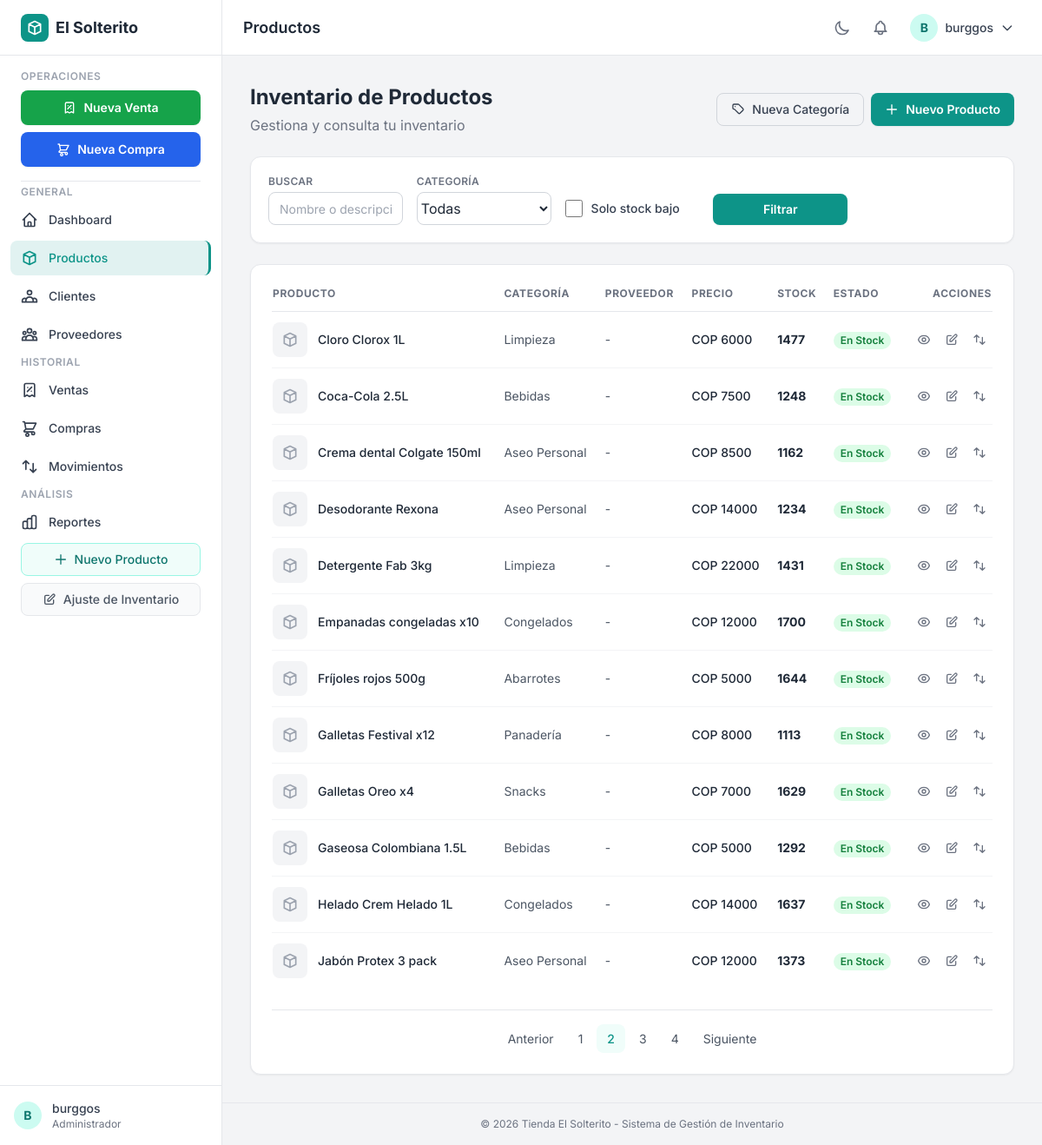
The page /productos/?page=2 (signed in) on the database as committed earlier.
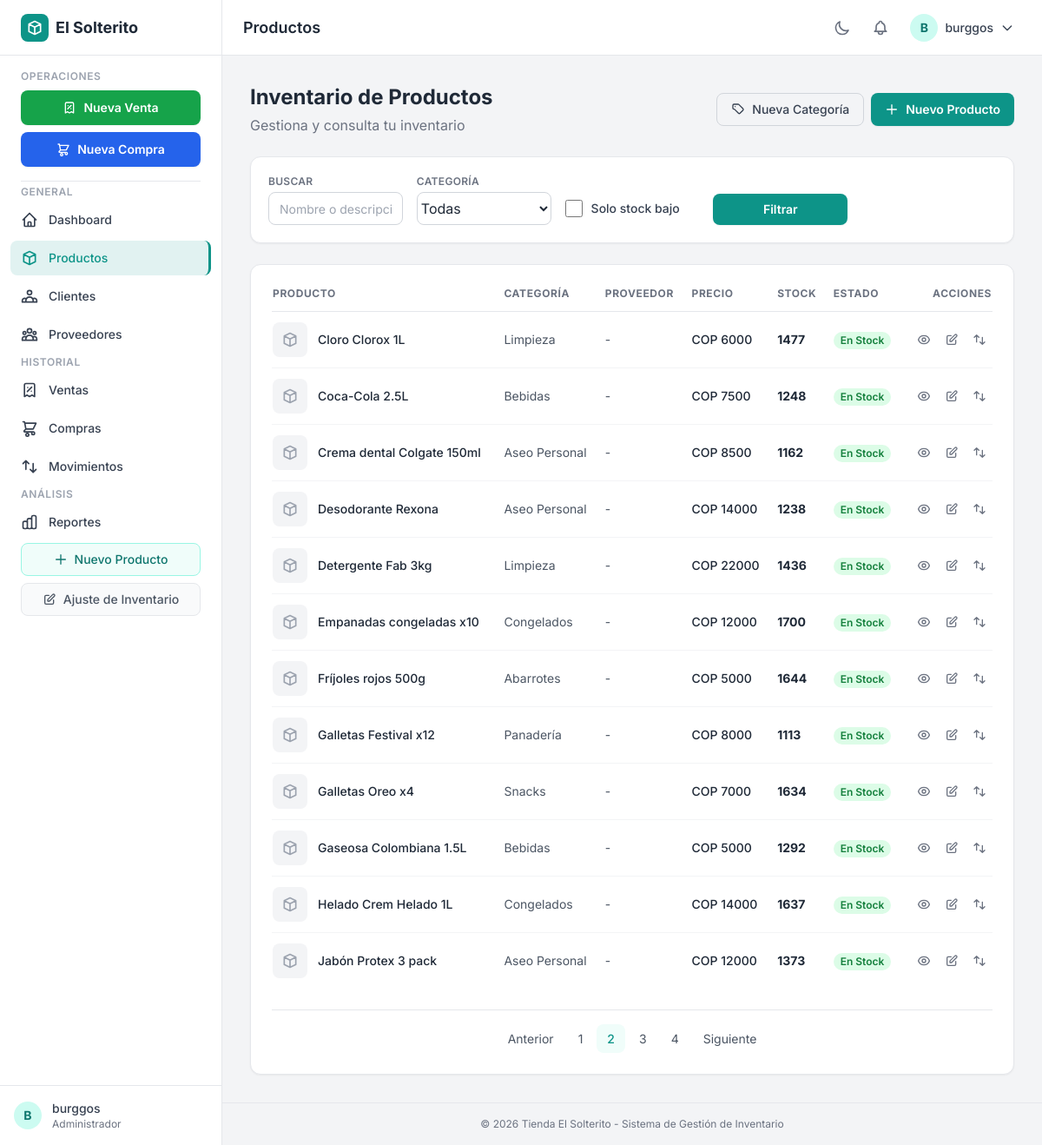
The same page on the database as committed later.
### apps/inventario/models.py (models this page shows, shortened)
class Producto(models.Model):
    nombre = models.CharField(max_length=200)
    descripcion = models.TextField(blank=True)
    categoria = models.ForeignKey(
        Categoria,
        on_delete=models.SET_NULL,
        null=True,
        related_name='productos'
    )
    proveedor = models.ForeignKey(
        'Proveedor',
        on_delete=models.SET_NULL,
        null=True,
        blank=True,
        related_name='productos_surtidos',
        help_text='Proveedor principal que surte este producto',
    )
    precio = models.DecimalField(max_digits=10, decimal_places=2)
    stock = models.PositiveIntegerField(default=0)
    stock_minimo = models.PositiveIntegerField(default=5, help_text="Cantidad mínima para alertar")
    imagen = models.ImageField(upload_to='productos/', blank=True, null=True)
    codigo_barras = models.CharField(max_length=50, blank=True, null=True, unique=True)
    activo = models.BooleanField(default=True)
    fecha_creacion = models.DateTimeField(auto_now_add=True)
    fecha_actualizacion = models.DateTimeField(auto_now=True)
    class Meta:
        verbose_name = "Producto"
        verbose_name_plural = "Productos"
        ordering = ['nombre']
        permissions = [
            ('manage_product_catalog', 'Puede gestionar catalogo de productos'),
        ]

class Categoria(models.Model):
    nombre = models.CharField(max_length=100, unique=True)
    descripcion = models.TextField(blank=True, null=True)
    fecha_creacion = models.DateTimeField(auto_now_add=True)
    class Meta:
        verbose_name = "Categoría"
        verbose_name_plural = "Categorías"
        ordering = ['nombre']

### apps/inventario/views.py (the view)
# urls.py: path('productos/', views.lista_productos, name='lista_productos'),
@login_required
def lista_productos(request):
    productos = Producto.objects.filter(activo=True).select_related('categoria', 'proveedor')
    query = request.GET.get('q', '')
    if query:
        productos = productos.filter(Q(nombre__icontains=query) | Q(descripcion__icontains=query))
    categoria_id = request.GET.get('categoria', '')
    if categoria_id and categoria_id.isdigit():
        productos = productos.filter(categoria_id=int(categoria_id))
    stock_bajo = request.GET.get('stock_bajo', '')
    if stock_bajo == 'on' or stock_bajo == 'true':
        productos = productos.filter(stock__lte=F('stock_minimo'))
    paginator = Paginator(productos, 12)  # 12 productos por página
    page_number = request.GET.get('page', 1)
    page_obj = paginator.get_page(page_number)
    categorias = Categoria.objects.all().order_by('nombre')
    context = {
        'page_obj': page_obj,
        'categorias': categorias,
        'query': query,
        'categoria_seleccionada': categoria_id,
        'stock_bajo': stock_bajo,
    }
    return render(request, 'inventario/lista_productos.html', context)

### apps/inventario/templatetags/role_tags.py (called while the page is built)
@register.filter
def has_group(user, group_name):
    if not getattr(user, 'is_authenticated', False):
        return False
    if user.is_superuser:
        return True
    if not user.groups.exists():
        return True
    return user.groups.filter(name=group_name).exists()

@register.filter
def has_any_group(user, group_names):
    if not getattr(user, 'is_authenticated', False):
        return False
    if user.is_superuser:
        return True
    if not user.groups.exists():
        return True
    names = [name.strip() for name in str(group_names).split(',') if name.strip()]
    return user.groups.filter(name__in=names).exists()

### templates/inventario/lista_productos.html (shortened to what the changed rows need)
{% extends 'base.html' %}
{% load static role_tags %}
{% block page_title %}Productos{% endblock %}
{% block content %}
<div class="mb-6 flex flex-col sm:flex-row sm:items-center sm:justify-between gap-4">
    <div>
        <h2 class="text-2xl font-bold text-gray-800 dark:text-white">Inventario de Productos</h2>
    </div>
</div>
<div class="bg-white dark:bg-gray-800 rounded-xl shadow-sm border border-gray-200 dark:border-gray-700 p-6">
    <div class="overflow-x-auto">
        <table class="w-full text-sm">
            <thead>
                <tr class="text-left text-xs font-semibold text-gray-500 dark:text-gray-400 uppercase tracking-wider border-b border-gray-200 dark:border-gray-700">
                    <th class="pb-3 pr-4">Producto</th>
                    <th class="pb-3 pr-4">Categoría</th>
                    <th class="pb-3 pr-4">Proveedor</th>
                    <th class="pb-3 pr-4">Precio</th>
                    <th class="pb-3 pr-4">Stock</th>
                    <th class="pb-3 pr-4">Estado</th>
                    <th class="pb-3 text-right">Acciones</th>
                </tr>
            </thead>
            <tbody class="divide-y divide-gray-100 dark:divide-gray-700">
                {% for producto in page_obj %}
                <tr class="hover:bg-gray-50 dark:hover:bg-gray-700/50 transition">
                    <td class="py-3 pr-4">
                        <div class="flex items-center">
                            {% if producto.imagen %}
                            <img src="{{ producto.imagen.url }}" alt="" class="w-10 h-10 rounded-lg object-cover mr-3 flex-shrink-0">
                            {% else %}
                            <div class="w-10 h-10 rounded-lg bg-gray-100 dark:bg-gray-600 flex items-center justify-center mr-3 flex-shrink-0">
                                <svg class="w-5 h-5 text-gray-400" fill="none" stroke="currentColor" viewBox="0 0 24 24"><path stroke-linecap="round" stroke-linejoin="round" stroke-width="2" d="M20 7l-8-4-8 4m16 0l-8 4m8-4v10l-8 4m0-10L4 7m8 4v10M4 7v10l8 4"/></svg>
                            </div>
                            {% endif %}
                            <div class="min-w-0">
                                <a href="{% url 'inventario:detalle_producto' producto.pk %}" class="font-medium text-gray-800 dark:text-gray-200 hover:text-teal-600 dark:hover:text-teal-400 transition">{{ producto.nombre }}</a>
                            </div>
                        </div>
                    </td>
                    <td class="py-3 pr-4 text-gray-600 dark:text-gray-400">{{ producto.categoria.nombre|default:"-" }}</td>
                    <td class="py-3 pr-4 text-gray-600 dark:text-gray-400">{{ producto.proveedor.nombre|default:"-" }}</td>
                    <td class="py-3 pr-4 font-medium text-gray-800 dark:text-gray-200">COP {{ producto.precio|floatformat:0 }}</td>
                    <td class="py-3 pr-4 font-bold {% if producto.stock == 0 %}text-red-600 dark:text-red-400{% elif producto.stock <= producto.stock_minimo %}text-amber-600 dark:text-amber-400{% else %}text-gray-800 dark:text-gray-200{% endif %}">{{ producto.stock }}</td>
                    <td class="py-3 pr-4">
                        {% if producto.stock == 0 %}
                        <span class="inline-flex items-center px-2 py-0.5 rounded-full text-xs font-semibold bg-red-100 dark:bg-red-900/30 text-red-700 dark:text-red-400">Sin Stock</span>
                        {% elif producto.stock <= producto.stock_minimo %}
                        <span class="inline-flex items-center px-2 py-0.5 rounded-full text-xs font-semibold bg-amber-100 dark:bg-amber-900/30 text-amber-700 dark:text-amber-400">Stock Bajo</span>
                        {% else %}
                        <span class="inline-flex items-center px-2 py-0.5 rounded-full text-xs font-semibold bg-green-100 dark:bg-green-900/30 text-green-700 dark:text-green-400">En Stock</span>
                        {% endif %}
                    </td>
                    <td class="py-3 text-right">
                        <div class="flex items-center justify-end space-x-1">
                            <a href="{% url 'inventario:detalle_producto' producto.pk %}" class="btn-icon" title="Ver detalle">
                            </a>
                            {% if user|has_any_group:"Administrador,Bodeguero" %}
                            <a href="{% url 'inventario:editar_producto' producto.pk %}" class="btn-icon" title="Editar">
                                <svg class="w-4 h-4" fill="none" stroke="currentColor" viewBox="0 0 24 24"><path stroke-linecap="round" stroke-linejoin="round" stroke-width="2" d="M11 5H6a2 2 0 00-2 2v11a2 2 0 002 2h11a2 2 0 002-2v-5m-1.414-9.414a2 2 0 112.828 2.828L11.828 15H9v-2.828l8.586-8.586z"/></svg>
                            </a>
                            <a href="{% url 'inventario:crear_movimiento' %}?producto={{ producto.pk }}" class="btn-icon" title="Nuevo movimiento">
                                <svg class="w-4 h-4" fill="none" stroke="currentColor" viewBox="0 0 24 24"><path stroke-linecap="round" stroke-linejoin="round" stroke-width="2" d="M7 16V4m0 0L3 8m4-4l4 4m6 0v12m0 0l4-4m-4 4l-4-4"/></svg>
                            </a>
                            {% endif %}
                        </div>
                    </td>
                </tr>
                {% endfor %}
            </tbody>
        </table>
    </div>
</div>
{% endblock %}

Rows that differ between the two databases and show on the page:
changed Producto "Desodorante Rexona": stock "1234" → "1238"
changed Producto "Detergente Fab 3kg": stock "1431" → "1436"
changed Producto "Galletas Oreo x4": stock "1629" → "1634"
